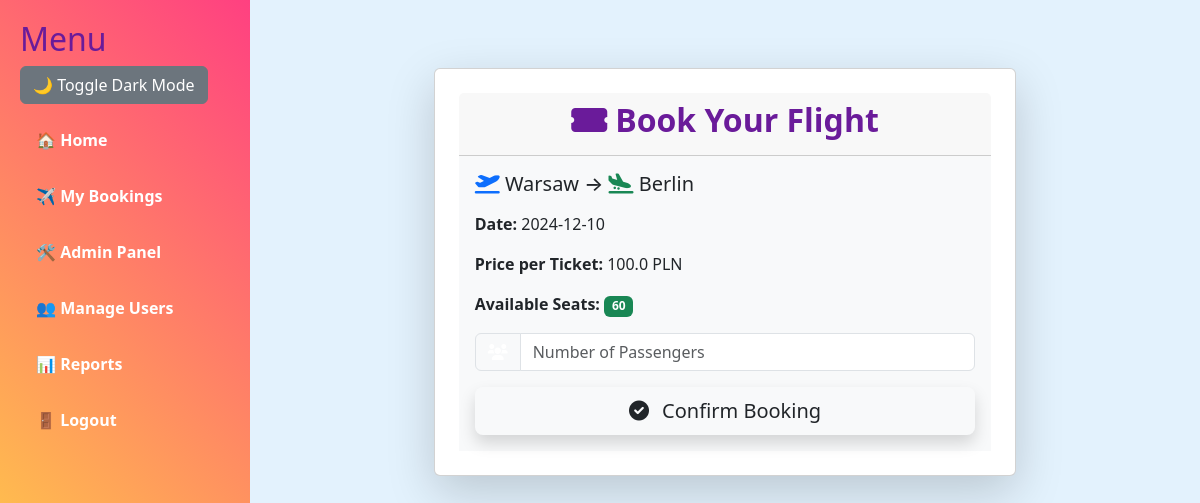
Before: /book/1 (signed in) with the older database file.
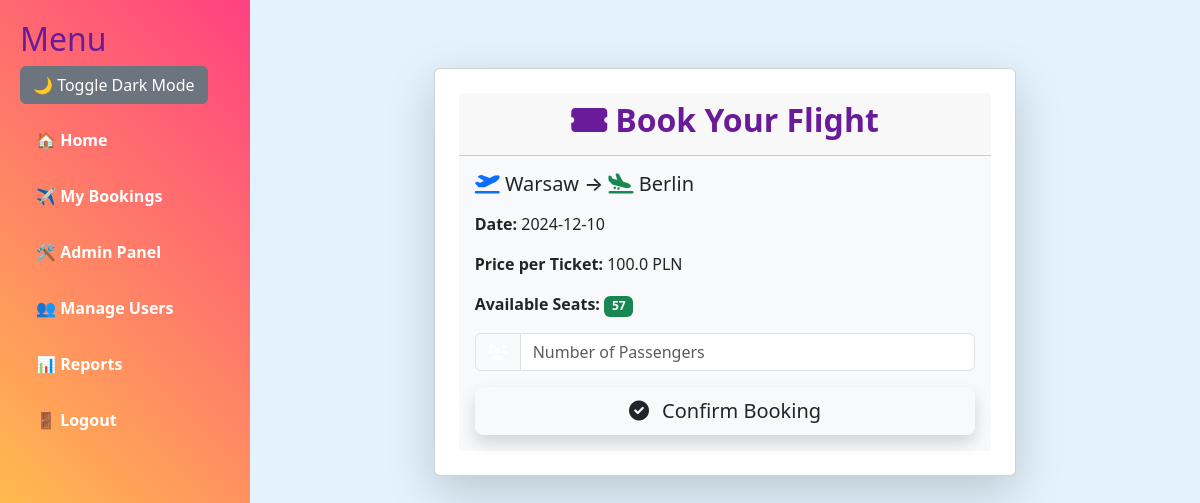
After: the same page with the newer database file.
### app.py (models this page shows)
class Flight(db.Model):
    id = db.Column(db.Integer, primary_key=True)
    departure_city = db.Column(db.String(100), nullable=False)
    arrival_city = db.Column(db.String(100), nullable=False)
    date = db.Column(db.String(100), nullable=False)
    price = db.Column(db.Float, nullable=False)
    available_seats = db.Column(db.Integer, nullable=False)

### app.py (the view, shortened to what this page needs)
@app.route("/book/<int:flight_id>", methods=["GET", "POST"])
@login_required
def book_flight(flight_id):
    flight = Flight.query.get_or_404(flight_id)
    return render_template("book.html", flight=flight)

### app.py (called while the page is built)
@login_manager.user_loader
def load_user(user_id):
    return User.query.get(int(user_id))

    @property
    def is_active(self):
        return True

### templates/book.html
{% extends "base.html" %}
{% block content %}
<div class="container-fluid">
    <div class="row justify-content-center my-5">
        <div class="col-md-8">
            <div class="card shadow-lg p-4 rounded">
                <div class="card-header bg-gradient-primary text-white text-center">
                    <h2 class="fw-bold"><i class="fas fa-ticket-alt me-2"></i>Book Your Flight</h2>
                </div>
                <div class="card-body bg-light">
                    <h5 class="text-dark mb-3">
                        <i class="fas fa-plane-departure text-primary"></i> {{ flight.departure_city }} →
                        <i class="fas fa-plane-arrival text-success"></i> {{ flight.arrival_city }}
                    </h5>
                    <p><strong>Date:</strong> {{ flight.date }}</p>
                    <p><strong>Price per Ticket:</strong> {{ flight.price }} PLN</p>
                    <p><strong>Available Seats:</strong>
                        {% if flight.available_seats > 0 %}
                            <span class="badge bg-success">{{ flight.available_seats }}</span>
                        {% else %}
                            <span class="badge bg-danger">Full</span>
                        {% endif %}
                    </p>
                    {% if flight.available_seats > 0 %}
                    <form method="POST">
                        <div class="input-group mb-3">
                            <span class="input-group-text bg-gradient-primary text-white">
                                <i class="fas fa-users"></i>
                            </span>
                            <input type="number" name="passengers" class="form-control" placeholder="Number of Passengers" min="1" max="{{ flight.available_seats }}" required>
                        </div>
                        <div class="d-grid">
                            <button type="submit" class="btn btn-gradient-success btn-lg shadow">
                                <i class="fas fa-check-circle me-2"></i> Confirm Booking
                            </button>
                        </div>
                    </form>
                    {% else %}
                        <p class="text-danger fw-bold">This flight is fully booked.</p>
                    {% endif %}
                </div>
            </div>
        </div>
    </div>
</div>
{% endblock %}

Changed rows visible on the page:
changed Flight "Warsaw": available_seats "60" → "57"
